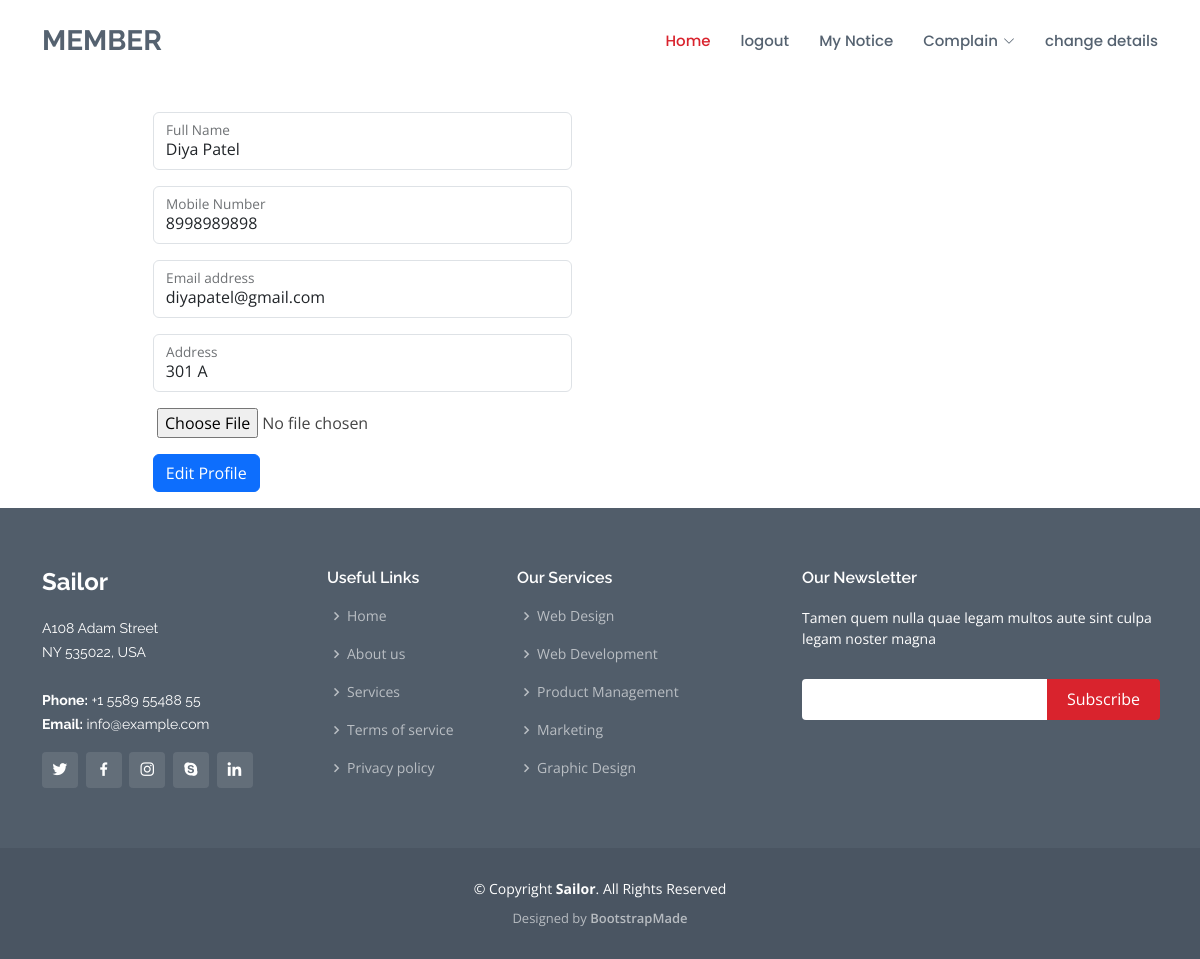
Screenshot of /change-member-detail/ (signed in) with the database file from the repository.
### Members/models.py (models this page shows, shortened)
class Member(models.Model):
    fname = models.CharField(max_length=30)
    lname = models.CharField(max_length=30)
    mobile = models.CharField(max_length=13)
    email = models.EmailField(unique=True)
    flat_no = models.IntegerField()
    wing = models.CharField(max_length=1)
    res_from = models.DateField(null=True)
    created_on = models.DateTimeField(auto_now_add=True)
    res_type = models.CharField(max_length=20,default='owner',choices=choice)
    verify = models.BooleanField(default=False)
    pic = models.FileField(upload_to='member_pic',default='avtar.png')
    Password = models.CharField(max_length=30,null=True,blank=True)

### Members/views.py (the view, shortened to what this page needs)
# urls.py: path('change-member-detail/',views.change_member_detail,name='change-member-detail'),
def change_member_detail(request):
    try:
        user=Member.objects.get(email=request.session['email'])
        return render(request,'change-member-detail.html',{'user':user})
    except:
        return render(request,'member-login.html')

### Members/templates/change-member-detail.html (shortened to what this page needs)
{% extends 'member-header.html' %}
{% load static %}
{% block content %}
<div class="container-fluid form-container">
    <div class="container login-container">
        <div class="row">
            <div class="col-md-7 form-part">
              <div class="row">
                <div class="col-lg-8 col-md-11 login formcol mx-auto">
                  <form action="" method="POST">
                    <div class="form-floating mb-3">
                        <input type="text" class="form-control" id="floatingInput" placeholder="Enter Full Name" name="name" value="{{user.fname}} {{user.lname}}">
                        <label for="floatingInput">Full Name</label>
                       </div>
                      <div class="form-floating mb-3">
                        <input type="tel" class="form-control" id="floatingInput" placeholder="Enter Mobile Number"name="Mobile" value="{{user.mobile}}">
                        <label for="floatingInput">Mobile Number</label>
                      </div>
                       <div class="form-floating mb-3">
                        <input type="text" class="form-control" id="floatingInput"readonly placeholder="Enter Email Address" name="email" value="{{user.email}}">
                        <label for="floatingInput">Email address</label>
                      </div>
                      <div class="form-floating mb-3">
                        <input type="text" class="form-control" id="floatingInput" placeholder="Enter Full Name" name="Address" value="{{user.flat_no}} {{user.wing}}">
                        <label for="floatingInput">Address</label>
                       </div>
                      <div class="form-floating">
                        <input type="file" name="pic" class="'form-control">
                      </div>
                      <div class="form-floating">
                       <button type="submit"class="btn btn-primary">Edit Profile</button>
                      </div>
                  </form>
                </div>
              </div>
            </div>
        </div>
    </div>
  </div>
{% endblock %}

### Members/static/member/assets/css/style.css (style rules this page uses)
body { font-family: "Open Sans", sans-serif; color: #444444; }

### rows the page displays
Member: name "Diya Patel", Mobile "8998989898", email "diyapatel@gmail.com", Address "301 A"
